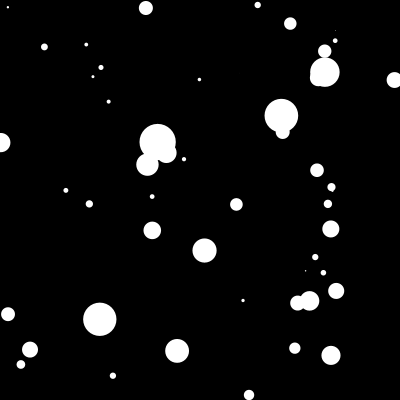
Frame 1 (no input)
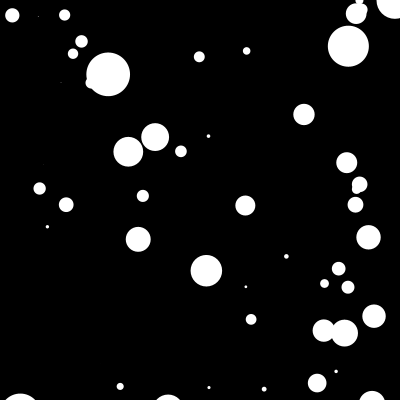
Frame 60 (the mouse pressed at the canvas centre just before this capture)
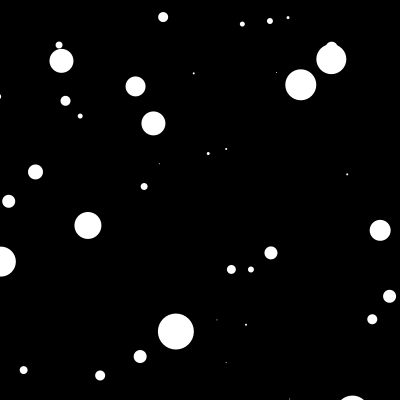
Frame 120 (the mouse held since frame 60 and released just before this capture)

The Processing sketch that drew these frames (run headless with seeded random() and noise(); from frame 60 on, the mouse is pressed at the canvas centre):

// Processing sketch: StarField
// ── StarField.pde
Star[] stars=new Star[500];
float speed;
void setup(){
  size(400,400);
  for(int i=0;i<stars.length;i++){
    stars[i] = new Star();
  }
}

void draw(){
 // background(random(200,255),random(200,255),random(200,255));
  background(0);
  speed = map(mouseX,0,width,1,15);
  translate(width/2,height/2);
  for(int i = 0;i<stars.length;i++ ){
    stars[i].update();
    stars[i].show();
  }
}
// ── star.pde
class Star{
float x;
float y;
float z;
float pz;

  Star(){
  x=random(-width,width);
  y=random(-height,height);
  z=random(width);
  
  }
  
  void update(){
    z=z-speed;
    if(z<1){
      z=width;
      x=random(-width,width);
      y=random(-height,height);
      pz=z;
    }
  }
  
  void show(){
  fill(255);
  noStroke();
  float  sx = map(x/z,0,1,0,width);
  float sy = map(y/z,0,1,0,height);
  float r = map(z,0,width,50,0);
  ellipse(sx,sy,r,r);
  
  /*float px = map(x/pz,0,1,0,width);
  float py = map(y/pz,0,1,0,width);
   stroke(255);
  stroke(255,random(0,255),0);
  line(px,py,sx,sy);*/
  }
}
